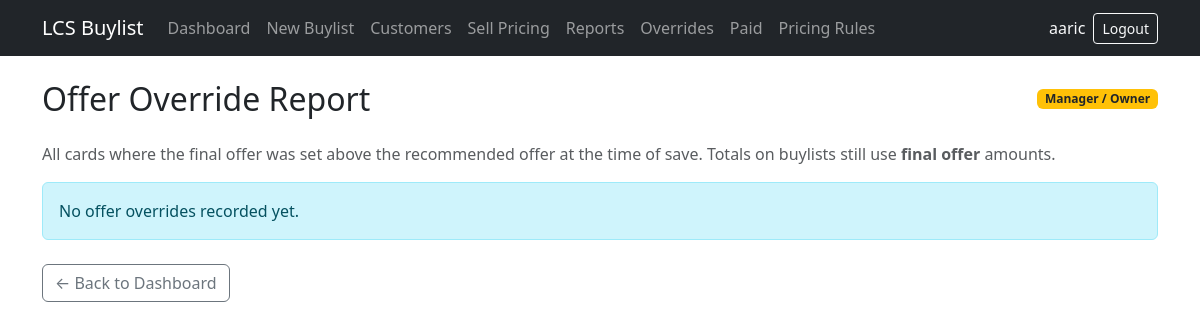
/reports/overrides/ (signed in), run on an earlier commit of the app's database.
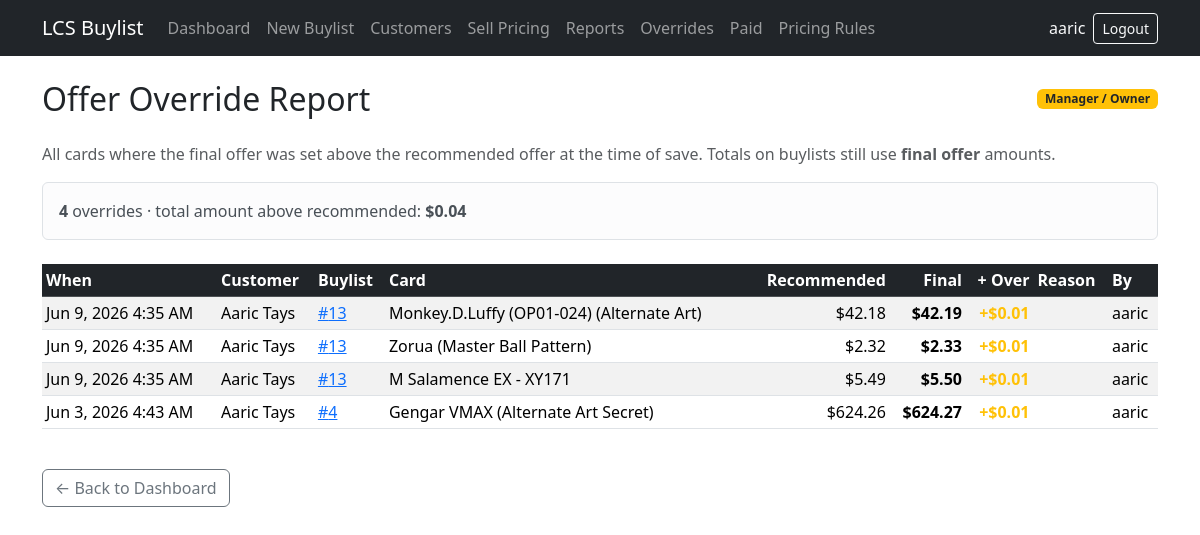
And on a later commit of the database.
### buylists/models.py (models this page shows, shortened)
class BuylistItem(models.Model):
    CONDITION_NM = 'NM'
    CONDITION_LP = 'LP'
    CONDITION_MP = 'MP'
    CONDITION_HP = 'HP'
    CONDITION_DMG = 'DMG'
    CONDITION_SEALED = 'SLD'
    CONDITION_CHOICES = [
        (CONDITION_NM, 'Near Mint (NM)'),
        (CONDITION_LP, 'Lightly Played (LP)'),
        (CONDITION_MP, 'Moderately Played (MP)'),
        (CONDITION_HP, 'Heavily Played (HP)'),
        (CONDITION_DMG, 'Damaged (DMG)'),
        (CONDITION_SEALED, 'Sealed'),
    ]
    SINGLES_CONDITION_CHOICES = [
        (CONDITION_NM, 'Near Mint (NM)'),
        (CONDITION_LP, 'Lightly Played (LP)'),
        (CONDITION_MP, 'Moderately Played (MP)'),
        (CONDITION_HP, 'Heavily Played (HP)'),
        (CONDITION_DMG, 'Damaged (DMG)'),
    ]
    CONDITION_DEFAULTS = {
        CONDITION_NM: Decimal('1.00'),
        CONDITION_LP: Decimal('0.90'),
        CONDITION_MP: Decimal('0.75'),
        CONDITION_HP: Decimal('0.60'),
        CONDITION_DMG: Decimal('0.40'),
        CONDITION_SEALED: Decimal('1.00'),
    }
    CASH_OFFER_PERCENT = Decimal('0.60')
    TRADE_OFFER_PERCENT = Decimal('0.70')
    buylist = models.ForeignKey(
        Buylist,
        on_delete=models.CASCADE,
        related_name='items',
    )
    card_name = models.CharField(max_length=200)
    set_name = models.CharField(max_length=200, blank=True)
    quantity = models.PositiveIntegerField(default=1)
    condition = models.CharField(
        max_length=3,
        choices=CONDITION_CHOICES,
        default=CONDITION_NM,
    )
    market_price = models.DecimalField(max_digits=10, decimal_places=2)
    condition_percent = models.DecimalField(max_digits=4, decimal_places=2)
    cash_offer_price = models.DecimalField(
        max_digits=10,
        decimal_places=2,
        editable=False,
    )
    trade_offer_price = models.DecimalField(
        max_digits=10,
        decimal_places=2,
        editable=False,
    )
    recommended_offer_price = models.DecimalField(
        max_digits=10,
        decimal_places=2,
        editable=False,
    )
    final_offer_price = models.DecimalField(max_digits=10, decimal_places=2)
    override_reason = models.TextField(blank=True)
    override_recommended_price = models.DecimalField(
        max_digits=10,
        decimal_places=2,
        null=True,
        blank=True,
        editable=False,
        help_text='Recommended offer at the time of override.',
    )
    override_final_price = models.DecimalField(
        max_digits=10,
        decimal_places=2,
        null=True,
        blank=True,
        editable=False,
        help_text='Final offer recorded at the time of override.',
    )
    override_by = models.ForeignKey(
        settings.AUTH_USER_MODEL,
        on_delete=models.SET_NULL,
        null=True,
        blank=True,
        related_name='offer_overrides',
    )
    override_at = models.DateTimeField(null=True, blank=True)
    notes = models.TextField(blank=True)
    class Meta:
        ordering = ['card_name']
    @property
    def is_offer_overridden(self):
        return self.final_offer_price > self.recommended_offer_price
    @property
    def override_difference(self):
        if not self.is_offer_overridden:
            return Decimal('0.00')
        base = self.override_recommended_price or self.recommended_offer_price
        final = self.override_final_price or self.final_offer_price
        return round_money(final - base)

class Buylist(models.Model):
    STATUS_DRAFT = 'draft'
    STATUS_WAITING = 'waiting'
    STATUS_ACCEPTED = 'accepted'
    STATUS_REJECTED = 'rejected'
    STATUS_PAID = 'paid'
    STATUS_CHOICES = [
        (STATUS_DRAFT, 'Draft'),
        (STATUS_WAITING, 'Waiting'),
        (STATUS_ACCEPTED, 'Accepted'),
        (STATUS_REJECTED, 'Rejected'),
        (STATUS_PAID, 'Paid'),
    ]
    TERMINAL_STATUSES = {
        STATUS_ACCEPTED,
        STATUS_REJECTED,
        STATUS_PAID,
    }
    PAYMENT_CASH = 'cash'
    PAYMENT_TRADE = 'trade'
    PAYMENT_CHOICES = [
        ('', 'Not selected'),
        (PAYMENT_CASH, 'Cash (60%)'),
        (PAYMENT_TRADE, 'Trade credit (70%)'),
    ]
    customer = models.ForeignKey(
        Customer,
        on_delete=models.CASCADE,
        related_name='buylists',
    )
    created_by = models.ForeignKey(
        settings.AUTH_USER_MODEL,
        on_delete=models.SET_NULL,
        null=True,
        blank=True,
        related_name='buylists_created',
    )
    status = models.CharField(
        max_length=20,
        choices=STATUS_CHOICES,
        default=STATUS_DRAFT,
    )
    payment_choice = models.CharField(
        max_length=10,
        choices=PAYMENT_CHOICES,
        blank=True,
        default='',
    )
    PAYMENT_METHOD_CASH = 'cash'
    PAYMENT_METHOD_STORE_CREDIT = 'store_credit'
    PAYMENT_METHOD_TRADE = 'trade'
    PAYMENT_METHOD_MIXED = 'mixed'
    PAYMENT_METHOD_CHOICES = [
        ('', 'Not paid yet'),
        (PAYMENT_METHOD_CASH, 'Cash'),
        (PAYMENT_METHOD_STORE_CREDIT, 'Store credit'),
        (PAYMENT_METHOD_TRADE, 'Trade'),
        (PAYMENT_METHOD_MIXED, 'Mixed'),
    ]
    payment_method = models.CharField(
        max_length=20,
        choices=PAYMENT_METHOD_CHOICES,
        blank=True,
        default='',
    )
    amount_paid = models.DecimalField(
        max_digits=10,
        decimal_places=2,
        null=True,
        blank=True,
    )
    paid_at = models.DateTimeField(null=True, blank=True)
    paid_by = models.ForeignKey(
        settings.AUTH_USER_MODEL,
        on_delete=models.SET_NULL,
        null=True,
        blank=True,
        related_name='buylists_paid',
    )
    completed_by = models.ForeignKey(
        settings.AUTH_USER_MODEL,
        on_delete=models.SET_NULL,
        null=True,
        blank=True,
        related_name='buylists_completed',
    )
    completed_at = models.DateTimeField(null=True, blank=True)
    unlock_reason = models.TextField(blank=True)
    unlocked_by = models.ForeignKey(
        settings.AUTH_USER_MODEL,
        on_delete=models.SET_NULL,
        null=True,
        blank=True,
        related_name='buylists_unlocked',
    )
    unlocked_at = models.DateTimeField(null=True, blank=True)
    created_at = models.DateTimeField(auto_now_add=True)
    updated_at = models.DateTimeField(auto_now=True)
    class Meta:
        ordering = ['-updated_at']

class Customer(models.Model):
    name = models.CharField(max_length=200)
    phone = models.CharField(max_length=50, blank=True)
    email = models.EmailField(blank=True)
    notes = models.TextField(blank=True)
    class Meta:
        ordering = ['name']

### buylists/views.py (the view)
# urls.py: path('reports/overrides/', views.override_report, name='override_report'),
@manager_or_owner_required
def override_report(request):
    overrides = (
        BuylistItem.objects.filter(override_at__isnull=False)
        .select_related('buylist__customer', 'override_by')
        .order_by('-override_at')
    )
    total_extra = round_money(
        sum(item.override_difference for item in overrides)
    )
    return render(request, 'buylists/override_report.html', {
        'overrides': overrides,
        'total_extra': total_extra,
    })

### buylists/context_processors.py (called while the page is built)
def nav_permissions(request):
    user = request.user
    return {
        'nav_is_authenticated': user.is_authenticated,
        'nav_username': user.get_username() if user.is_authenticated else '',
        'nav_is_owner': user_is_owner(user),
        'nav_is_manager_or_owner': user_is_manager_or_owner(user),
        'nav_can_view_reports': user.is_authenticated,
        'nav_can_view_override_report': user_is_manager_or_owner(user),
        'nav_can_view_paid_report': user_is_manager_or_owner(user),
    }

### buylists/models.py (called while the page is built)
def round_money(amount):
    return Decimal(amount).quantize(MONEY_PRECISION)

### buylists/permissions.py (called while the page is built)
def user_is_owner(user):
    if not user.is_authenticated:
        return False
    return user.is_superuser or GROUP_OWNER in user_group_names(user)

def user_is_manager_or_owner(user):
    if not user.is_authenticated:
        return False
    if user_is_owner(user):
        return True
    return GROUP_MANAGER in user_group_names(user)

### buylists/templates/buylists/override_report.html (shortened to what this page needs)
{% extends "buylists/base.html" %}
{% block content %}
<div class="d-flex justify-content-between align-items-center mb-4">
    <h1 class="h2 mb-0">Offer Override Report</h1>
    <span class="badge bg-warning text-dark">Manager / Owner</span>
</div>
<p class="text-muted">
    All cards where the final offer was set above the recommended offer at the time of save.
    Totals on buylists still use <strong>final offer</strong> amounts.
</p>
{% if overrides %}
<div class="alert alert-light border mb-4">
    <strong>{{ overrides|length }}</strong> override{{ overrides|length|pluralize }}
    · total amount above recommended: <strong>${{ total_extra|floatformat:2 }}</strong>
</div>
<div class="table-responsive">
    <table class="table table-striped table-hover align-middle table-sm">
        <thead class="table-dark">
            <tr>
                <th>When</th>
                <th>Customer</th>
                <th>Buylist</th>
                <th>Card</th>
                <th class="text-end">Recommended</th>
                <th class="text-end">Final</th>
                <th class="text-end">+ Over</th>
                <th>Reason</th>
                <th>By</th>
            </tr>
        </thead>
        <tbody>
            {% for item in overrides %}
            <tr>
                <td class="text-nowrap">{{ item.override_at|date:"M j, Y g:i A" }}</td>
                <td>{{ item.buylist.customer.name }}</td>
                <td>
                    <a href="{% url 'buylists:buylist_detail' pk=item.buylist.pk %}">#{{ item.buylist.pk }}</a>
                </td>
                <td>{{ item.card_name }}</td>
                <td class="text-end">${{ item.override_recommended_price|floatformat:2 }}</td>
                <td class="text-end fw-semibold">${{ item.override_final_price|floatformat:2 }}</td>
                <td class="text-end text-warning fw-semibold">+${{ item.override_difference|floatformat:2 }}</td>
                <td>{{ item.override_reason }}</td>
                <td>{{ item.override_by.username|default:"—" }}</td>
            </tr>
            {% endfor %}
        </tbody>
    </table>
</div>
{% else %}
<div class="alert alert-info">No offer overrides recorded yet.</div>
{% endif %}
<p class="mt-4">
    <a href="{% url 'buylists:dashboard' %}" class="btn btn-outline-secondary">← Back to Dashboard</a>
</p>
{% endblock %}

What changed in the data, as far as the page shows it:
added BuylistItem: override_at "Jun 9, 2026 4:35 AM", buylist.customer.name "Aaric Tays", buylist.pk "13", card_name "Monkey.D.Luffy (OP01-024) (Alternate Art)", override_recommended_price "42.18", override_final_price "42.19", override_difference "0.01", override_by.username "aaric"
added BuylistItem: override_at "Jun 9, 2026 4:35 AM", buylist.customer.name "Aaric Tays", buylist.pk "13", card_name "Zorua (Master Ball Pattern)", override_recommended_price "2.32", override_final_price "2.33", override_difference "0.01", override_by.username "aaric"
added BuylistItem: override_at "Jun 9, 2026 4:35 AM", buylist.customer.name "Aaric Tays", buylist.pk "13", card_name "M Salamence EX - XY171", override_recommended_price "5.49", override_final_price "5.50", override_difference "0.01", override_by.username "aaric"
now on this page (row edited): BuylistItem: override_at "Jun 3, 2026 4:43 AM", buylist.customer.name "Aaric Tays", buylist.pk "4", card_name "Gengar VMAX (Alternate Art Secret)", override_recommended_price "624.26", override_final_price "624.27", override_difference "0.01", override_by.username "aaric"
Also different on the page:
{{ overrides|length }}: (not shown) → "4"
{{ total_extra|floatformat:2 }}: (not shown) → "0.04"
text no longer shown: "No offer overrides recorded yet."
text now shown: "override · total amount above recommended: $ When Customer Buylist Card Recommended Final + Over Reason By"
